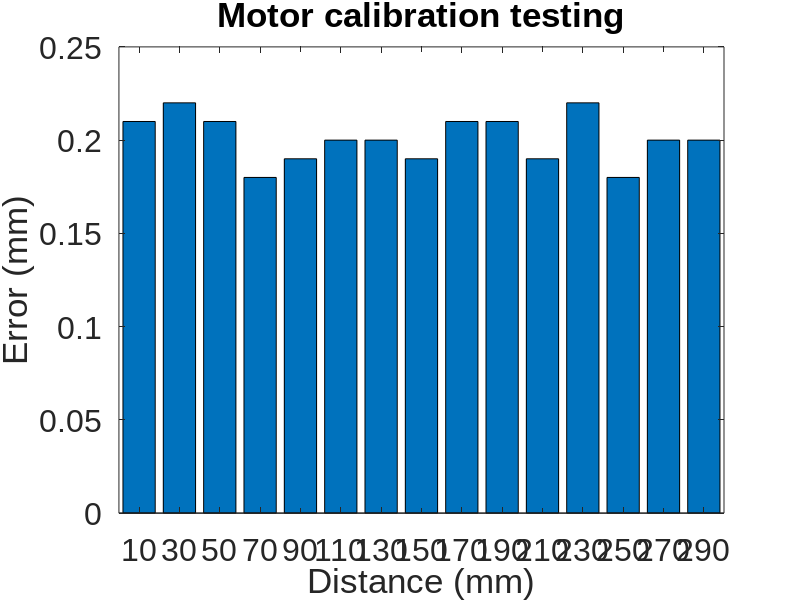

The MATLAB script that drew this image:
%results were recorded in my notebook and transferred to here
distances = 10:20:300;
errors = [0.21, 0.22, 0.21, 0.18, 0.19, 0.20, 0.20, 0.19, 0.21, 0.21, 0.19, 0.22, 0.18, 0.20, 0.20]
mean = mean(errors);
figure;
bar(distances, errors);
set(findobj(gcf,'type','axes'),'FontName','Arial','FontSize',23)
xlabel("Distance (mm)");
ylabel("Error (mm)");
title("Motor calibration testing"); 